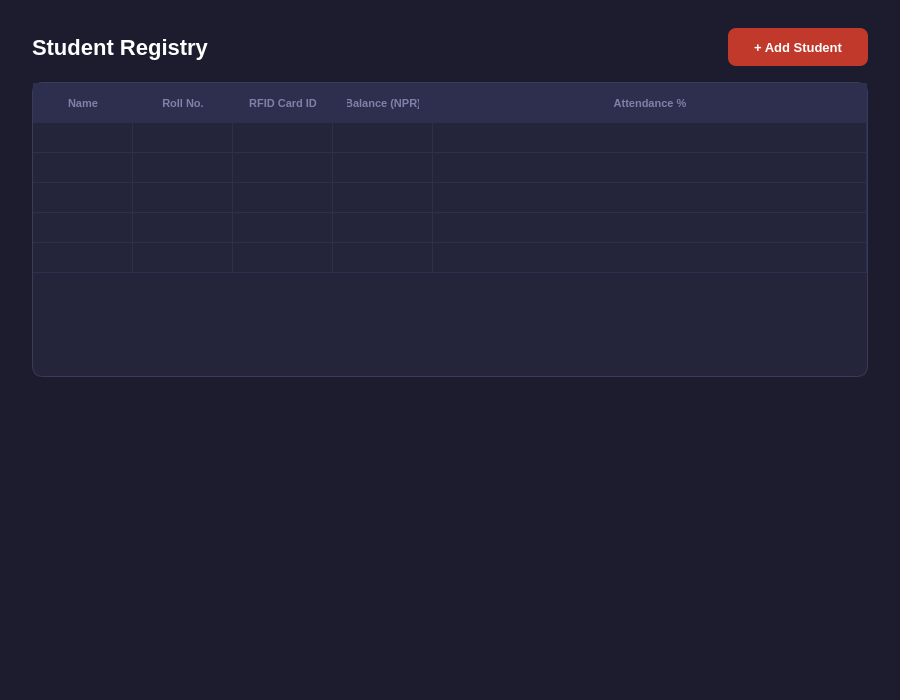
<?xml version='1.0' encoding='UTF-8'?>
<ui version="4.0"><class>StudentsPage</class><widget class="QWidget" name="StudentsPage">
 <property name="geometry"><rect><x>0</x><y>0</y><width>900</width><height>700</height></rect></property>
 <property name="windowTitle"><string>StudentsPage</string></property>
 <property name="styleSheet"><string notr="true">QWidget#StudentsPage { background-color: #1C1C2E; }</string></property>
         <layout class="QVBoxLayout" name="studentsLayout">
          <property name="leftMargin"><number>32</number></property><property name="topMargin"><number>28</number></property><property name="rightMargin"><number>32</number></property><property name="bottomMargin"><number>28</number></property><property name="spacing"><number>16</number></property>

          <item>
           <layout class="QHBoxLayout" name="studentsHeaderRow">
            <item>
             <widget class="QLabel" name="labelStudTitle">
              <property name="text"><string>Student Registry</string></property>
              <property name="styleSheet"><string notr="true">color:#FFFFFF;font-size:22px;font-weight:700;background:transparent;border:none;</string></property>
             </widget>
            </item>
            <item>
             <spacer><property name="orientation"><enum>Qt::Horizontal</enum></property><property name="sizeHint" stdset="0"><size><width>40</width><height>20</height></size></property></spacer>
            </item>
            <item>
             <widget class="QPushButton" name="pushButtonAddStudent">
              <property name="text"><string>+ Add Student</string></property>
              <property name="minimumSize"><size><width>140</width><height>38</height></size></property>
              <property name="maximumSize"><size><width>140</width><height>38</height></size></property>
              <property name="cursor"><cursorShape>PointingHandCursor</cursorShape></property>
              <property name="styleSheet">
               <string notr="true">QPushButton{background-color:#C0392B;color:#fff;border:none;border-radius:8px;font-size:13px;font-weight:700;}
QPushButton:hover{background-color:#E74C3C;}</string>
              </property>
             </widget>
            </item>
           </layout>
          </item>

          <item>
           <widget class="QTableWidget" name="tableStudents">
            <property name="styleSheet">
             <string notr="true">QTableWidget{background-color:#24243A;border:1px solid #3A3A5A;border-radius:10px;gridline-color:#2E2E4E;font-size:13px;}
QHeaderView::section{background-color:#2E2E4E;color:#8080A8;font-size:11px;font-weight:600;padding:11px 14px;border:none;}
QTableWidget::item{padding:11px 14px;color:#C0C0D8;}
QTableWidget::item:selected{background-color:#2E1F3E;color:#fff;}
QTableWidget::item:hover{background-color:#2A2A40;}</string>
            </property>
            <property name="editTriggers"><set>QAbstractItemView::NoEditTriggers</set></property>
            <property name="selectionBehavior"><enum>QAbstractItemView::SelectRows</enum></property>
            <property name="selectionMode"><enum>QAbstractItemView::SingleSelection</enum></property>
            <attribute name="horizontalHeaderStretchLastSection"><bool>true</bool></attribute>
            <attribute name="verticalHeaderVisible"><bool>false</bool></attribute>
            <column><property name="text"><string>Name</string></property></column>
            <column><property name="text"><string>Roll No.</string></property></column>
            <column><property name="text"><string>RFID Card ID</string></property></column>
            <column><property name="text"><string>Balance (NPR)</string></property></column>
            <column><property name="text"><string>Attendance %</string></property></column>
            <row /><row /><row /><row /><row />
           </widget>
          </item>

          <item><spacer><property name="orientation"><enum>Qt::Vertical</enum></property><property name="sizeHint" stdset="0"><size><width>20</width><height>40</height></size></property></spacer></item>

         </layout>
        </widget>

        
        <resources /><connections /></ui>
